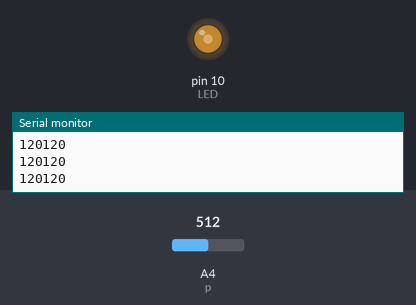
Simulated run of this sketch. Board: Arduino Uno, built with avr-gcc and run on an emulated ATmega328P. Shown: output pins drawn as LEDs (lit = HIGH), the last lines printed to the serial monitor. The test bench sets the inputs (shaded band); at power-on: A4 (p) = 512.

Above: at 1.2 s.
1.3 s: A4 (p) set to 716
At 1.7 s:
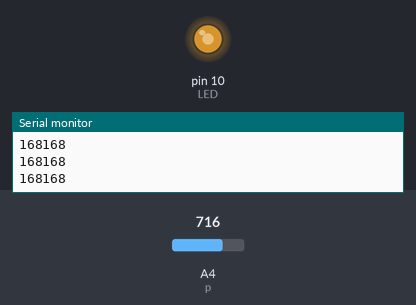
2.8 s: A4 (p) set to 900
At 4.0 s:
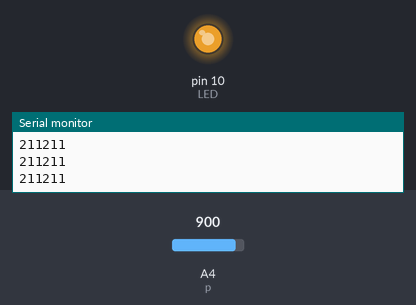
4.3 s: A4 (p) set to 122
At 5.0 s:
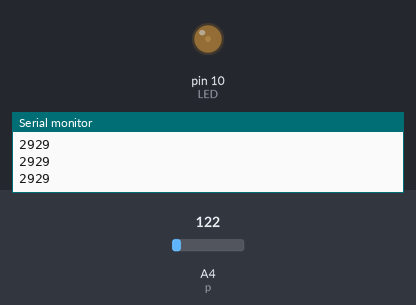
5.8 s: A4 (p) set to 511
At 6.3 s:
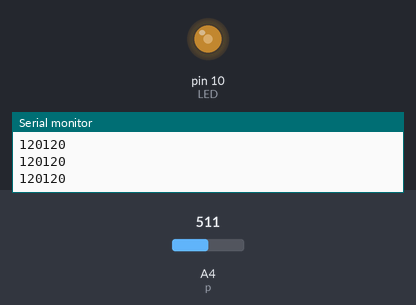
Timing chart, 0 to 8.3 s (numbered marks = the images above; inputs shaded):
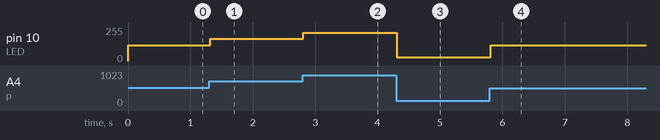

The sketch:

potentiometer_tinker.ino
```cpp
int LED =10;
int p_led=0;
int p=A4;
void setup(){
pinMode(LED, OUTPUT);
pinMode(p, INPUT);
Serial.begin(9600);
 }
  void loop(){
 p_led = map(analogRead(A4), 1,1024, 1, 240);
    Serial.print(p_led);
    Serial.println(p_led);
    analogWrite(LED,p_led);
  }
```

Measured:
- after the input at 1.3 s, pin 10 (LED): 120/255 → 168/255 at once
- after the input at 2.8 s, pin 10 (LED): 168/255 → 211/255 at once
- after the input at 4.3 s, pin 10 (LED): 211/255 → 29/255 at once
- after the input at 5.8 s, pin 10 (LED): 29/255 → 120/255 at once
